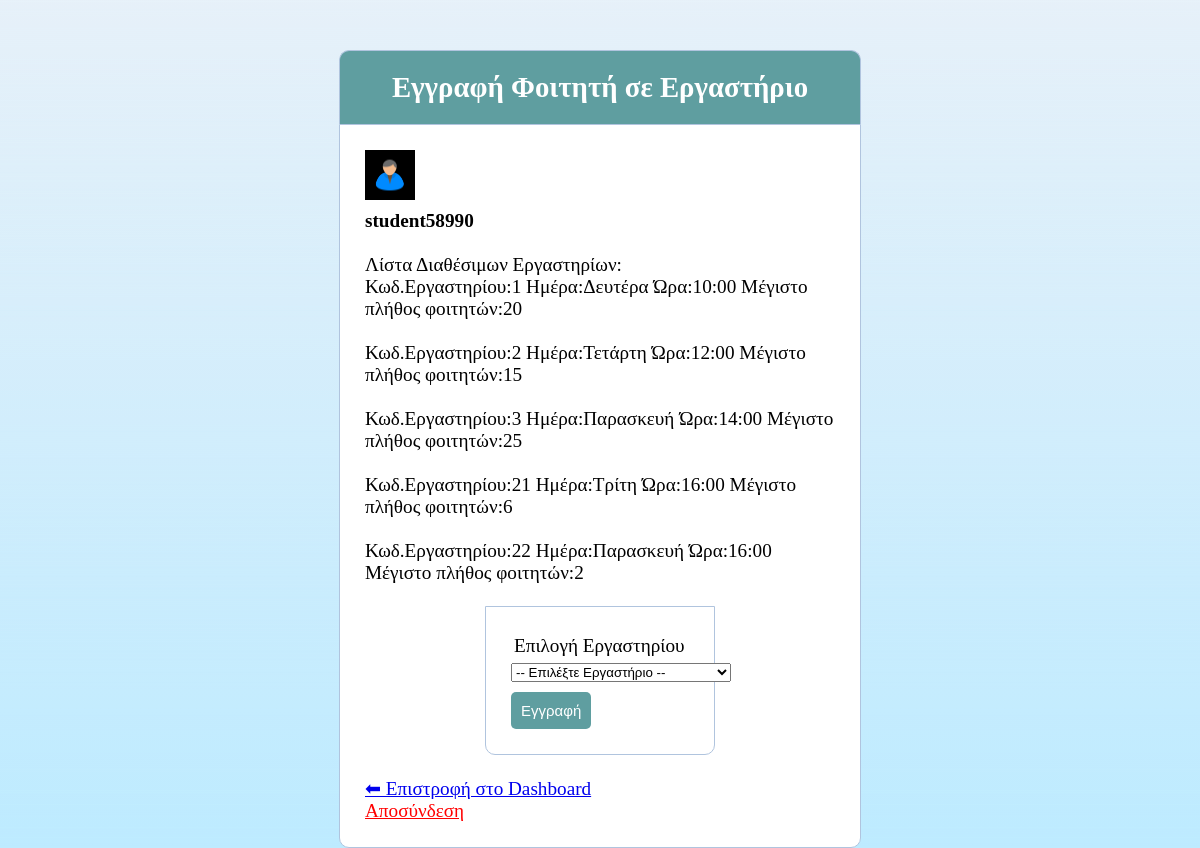
/students/register_lab.php (signed in), run on the app's committed database.
### tables this page shows
CREATE TABLE `sections` (
  `id` int(11) NOT NULL,
  `day` varchar(20) NOT NULL,
  `time` varchar(20) NOT NULL,
  `max_students` int(11) NOT NULL,
  `name` varchar(50) DEFAULT NULL
);

### students/register_lab.php (the view, shortened to what this page needs)
<?php
include('functions.php');
?>
<!DOCTYPE html>
<html>
<head>
    <link rel="stylesheet" type="text/css" href="style.css">
</head>
<body>
<div class="header">
    <h2>Εγγραφή Φοιτητή σε Εργαστήριο</h2>
</div>
<div class="content">
    <div class="profile_info">
        <img src="user_icon.png">
        <div>
            <strong><?php echo $_SESSION['user']['am']; ?></strong>
            <br><br>
            <?php getAllLabs(); ?>
            <form method="post" action="register_lab.php">
                <div class="input-group">
                    <label>Επιλογή Εργαστηρίου</label>
                    <select name="section_id">
                        <option value="">-- Επιλέξτε Εργαστήριο --</option>
                    </select>
                </div>
                <div class="input-group">
                    <button type="submit" class="btn" name="register_Lab">
                        Εγγραφή
                    </button>
                </div>
            </form>
            <br>
            <a href="dashboard.php">⬅ Επιστροφή στο Dashboard</a>
            <br>
            <a href="register_lab.php?logout='1'" style="color:red;">
                Αποσύνδεση
            </a>
        </div>
    </div>
</div>
</body>
</html>

### students/functions.php (shortened to what this page needs)
<?php
$db = mysqli_connect('localhost', 'root', '', 'm_users');
function getAllLabs()
{
        global $db;
		$query = "SELECT id,day,time,max_students from sections";
		$result=mysqli_query($db, $query);
		if($result->num_rows > 0)
		{
			echo "Λίστα Διαθέσιμων Εργαστηρίων:<br>";
			while($row=$result->fetch_assoc())
			{
				echo "Κωδ.Εργαστηρίου:".$row["id"]." Ημέρα:".$row["day"]." Ώρα:".$row["time"]." Μέγιστο πλήθος φοιτητών:".$row["max_students"]."<br><br>";
			}
		}
		else
			echo "empty list of Labs<br>";
}

### students/style.css (style rules this page uses)
* { margin: 0px; padding: 0px; }
body { font-size: 120%; background: #F8F8FF; }
.header { width: 40%; margin: 50px auto 0px; color: white; background: #5F9EA0; text-align: center; border: 1px solid #B0C4DE; border-bottom: none; border-radius: 10px 10px 0px 0px; padding: 20px; }
form, .content { width: 40%; margin: 0px auto; padding: 20px; border: 1px solid #B0C4DE; background: white; border-radius: 0px 0px 10px 10px; }
.input-group { margin: 10px 0px 10px 0px; }
.input-group label { display: block; text-align: left; margin: 3px; }
.btn { padding: 10px; font-size: 15px; color: white; background: #5F9EA0; border: none; border-radius: 5px; }
.profile_info img { display: inline-block; width: 50px; height: 50px; margin: 5px; float: left; }
.profile_info div { display: inline-block; margin: 5px; }
.profile_info:after { content: ""; display: block; clear: both; }

### data on the page
sections: id "1", day "Δευτέρα", time "10:00", max_students "20"
sections: id "2", day "Τετάρτη", time "12:00", max_students "15"
sections: id "3", day "Παρασκευή", time "14:00", max_students "25"
sections: id "21", day "Τρίτη", time "16:00", max_students "6"
sections: id "22", day "Παρασκευή", time "16:00", max_students "2"

### other printed values
$_SESSION['user']['am'] "student58990"
